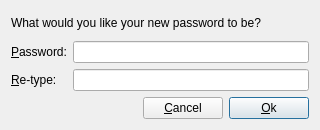
<?xml version="1.0" encoding="UTF-8"?>
<ui version="4.0">
 <class>NewPassPhraseDlg</class>
 <widget class="QDialog" name="NewPassPhraseDlg">
  <property name="geometry">
   <rect>
    <x>0</x>
    <y>0</y>
    <width>320</width>
    <height>130</height>
   </rect>
  </property>
  <property name="minimumSize">
   <size>
    <width>320</width>
    <height>130</height>
   </size>
  </property>
  <property name="maximumSize">
   <size>
    <width>320</width>
    <height>130</height>
   </size>
  </property>
  <property name="windowTitle">
   <string>New Pass-phrase</string>
  </property>
  <layout class="QVBoxLayout">
   <item>
    <widget class="QLabel" name="textLabel1">
     <property name="text">
      <string>What would you like your new password to be?</string>
     </property>
     <property name="alignment">
      <set>Qt::AlignVCenter</set>
     </property>
     <property name="wordWrap">
      <bool>true</bool>
     </property>
    </widget>
   </item>
   <item>
    <layout class="QGridLayout">
     <item row="1" column="1">
      <widget class="QLineEdit" name="secondLine">
       <property name="echoMode">
        <enum>QLineEdit::Password</enum>
       </property>
      </widget>
     </item>
     <item row="0" column="1">
      <widget class="QLineEdit" name="firstLine">
       <property name="echoMode">
        <enum>QLineEdit::Password</enum>
       </property>
      </widget>
     </item>
     <item row="0" column="0">
      <widget class="QLabel" name="textLabel2">
       <property name="text">
        <string>&amp;Password:</string>
       </property>
       <property name="wordWrap">
        <bool>false</bool>
       </property>
       <property name="buddy">
        <cstring>firstLine</cstring>
       </property>
      </widget>
     </item>
     <item row="1" column="0">
      <widget class="QLabel" name="textLabel2_2">
       <property name="text">
        <string>&amp;Re-type:</string>
       </property>
       <property name="wordWrap">
        <bool>false</bool>
       </property>
       <property name="buddy">
        <cstring>secondLine</cstring>
       </property>
      </widget>
     </item>
    </layout>
   </item>
   <item>
    <layout class="QHBoxLayout">
     <item>
      <spacer name="spacer3">
       <property name="orientation">
        <enum>Qt::Horizontal</enum>
       </property>
       <property name="sizeType">
        <enum>QSizePolicy::Expanding</enum>
       </property>
       <property name="sizeHint" stdset="0">
        <size>
         <width>123</width>
         <height>20</height>
        </size>
       </property>
      </spacer>
     </item>
     <item>
      <widget class="QPushButton" name="cancelButton">
       <property name="text">
        <string>&amp;Cancel</string>
       </property>
       <property name="icon">
        <iconset resource="../resources.qrc">
         <normaloff>:/images/button_cancel.png</normaloff>:/images/button_cancel.png</iconset>
       </property>
       <property name="shortcut">
        <string>Alt+C</string>
       </property>
       <property name="autoDefault">
        <bool>false</bool>
       </property>
      </widget>
     </item>
     <item>
      <widget class="QPushButton" name="okButton">
       <property name="enabled">
        <bool>true</bool>
       </property>
       <property name="text">
        <string>&amp;Ok</string>
       </property>
       <property name="icon">
        <iconset resource="../resources.qrc">
         <normaloff>:/images/button_ok.png</normaloff>:/images/button_ok.png</iconset>
       </property>
       <property name="shortcut">
        <string>Alt+O</string>
       </property>
       <property name="default">
        <bool>true</bool>
       </property>
      </widget>
     </item>
    </layout>
   </item>
  </layout>
 </widget>
 <layoutdefault spacing="6" margin="11"/>
 <pixmapfunction>qPixmapFromMimeSource</pixmapfunction>
 <tabstops>
  <tabstop>firstLine</tabstop>
  <tabstop>secondLine</tabstop>
  <tabstop>cancelButton</tabstop>
  <tabstop>okButton</tabstop>
 </tabstops>
 <resources>
  <include location="../resources.qrc"/>
 </resources>
 <connections>
  <connection>
   <sender>cancelButton</sender>
   <signal>clicked()</signal>
   <receiver>NewPassPhraseDlg</receiver>
   <slot>reject()</slot>
   <hints>
    <hint type="sourcelabel">
     <x>20</x>
     <y>20</y>
    </hint>
    <hint type="destinationlabel">
     <x>20</x>
     <y>20</y>
    </hint>
   </hints>
  </connection>
  <connection>
   <sender>okButton</sender>
   <signal>clicked()</signal>
   <receiver>NewPassPhraseDlg</receiver>
   <slot>okClicked()</slot>
   <hints>
    <hint type="sourcelabel">
     <x>20</x>
     <y>20</y>
    </hint>
    <hint type="destinationlabel">
     <x>20</x>
     <y>20</y>
    </hint>
   </hints>
  </connection>
  <connection>
   <sender>firstLine</sender>
   <signal>textChanged(QString)</signal>
   <receiver>NewPassPhraseDlg</receiver>
   <slot>lineChanged(QString)</slot>
   <hints>
    <hint type="sourcelabel">
     <x>20</x>
     <y>20</y>
    </hint>
    <hint type="destinationlabel">
     <x>20</x>
     <y>20</y>
    </hint>
   </hints>
  </connection>
  <connection>
   <sender>secondLine</sender>
   <signal>textChanged(QString)</signal>
   <receiver>NewPassPhraseDlg</receiver>
   <slot>lineChanged(QString)</slot>
   <hints>
    <hint type="sourcelabel">
     <x>20</x>
     <y>20</y>
    </hint>
    <hint type="destinationlabel">
     <x>20</x>
     <y>20</y>
    </hint>
   </hints>
  </connection>
 </connections>
</ui>
